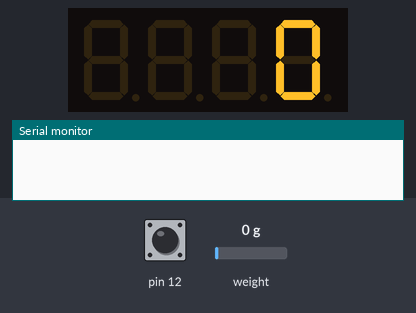
Bench run of a sketch on a simulated Arduino Uno, built with avr-gcc and run on an emulated ATmega328P. Shown: 4-digit seven-segment display, the last lines printed to the serial monitor. Inputs (shaded band) come from the test bench; at power-on: pin 12 HIGH, weight on the scale 0 g.

Above: at 2.3 s.
2.4 s: pin 12 pulled LOW for 1 s
At 3.7 s:
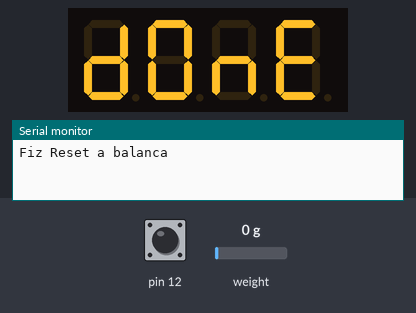
5.7 s: weight on the scale set to 100 g
At 7.4 s:
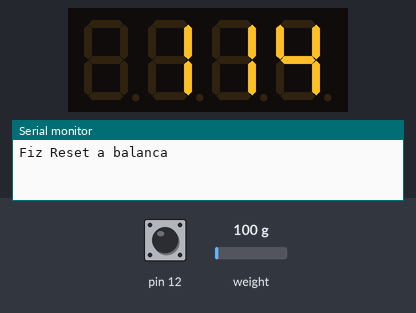
7.7 s: weight on the scale set to 1250 g
At 8.8 s:
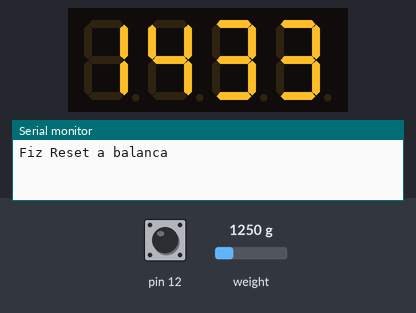
9.8 s: weight on the scale set to 2500 g
At 11.2 s:
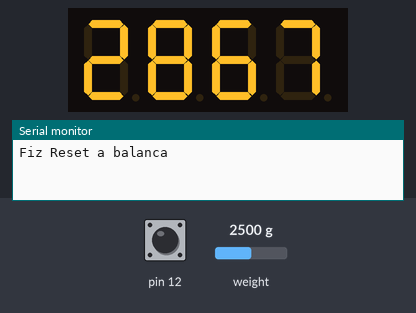
11.9 s: pin 12 pulled LOW for 3.2 s
At 13.9 s:
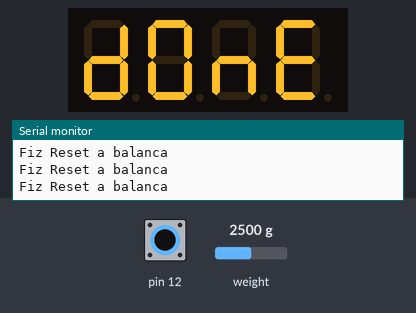
Timing chart, 0 to 15.4 s (numbered marks = the images above; inputs shaded):
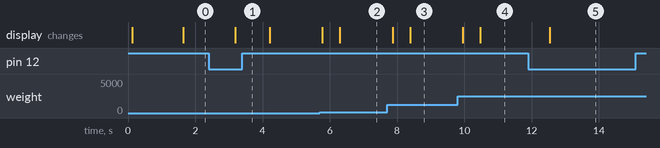

Measured:
- after the input at 2.4 s, the display: changes after 0.79 s (image 1)
- after the input at 5.7 s, the display: first changes after 0.08 s (image 2 shows a later state)
- after the input at 7.7 s, the display: first changes after 0.16 s (image 3 shows a later state)
- after the input at 9.8 s, the display: first changes after 0.15 s (image 4 shows a later state)
- after the input at 11.9 s, the display: changes after 0.64 s (image 5)

The sketch:

Scale.ino
```cpp
// TM1637-master - Version: Latest
#include <TM1637Display.h>

// LedControl - Version: Latest
//#include <LedControl.h>


// Queuetue HX711 Library - Version: Latest
#include <Q2HX711.h>

//ADC
#define SCK_PIN A3
#define DT_PIN A2
#define SCALE 100.0

//LCD
//#define CLK_LCD 9
//#define DIN_LCD 11
//#define CS_LOAD_LCD 10

#define CLK 10
#define DIO 11

#define RESET_WEIGHT_DELAY 1000

#define SCALE_CONST 366.15  //ADVALUE/gram

//Possible States
#define INIT 0
#define HOLDING_BTN 1
#define RESET_WEIGHT 2
#define WEIGHT_READING 3


//Sensor da balanca
Q2HX711 scale(DT_PIN, SCK_PIN);

//LCD
//LedControl lcd=LedControl(DIN_LCD,CLK_LCD,CS_LOAD_LCD,1);
//int refresh_rate = 250;
//char disp[8] = "";
//disp[0] = 'P';
//disp[1] = 'E';
//disp[2] = 'S';
//disp[3] = 'O';

//LCD
TM1637Display display(CLK, DIO);
const uint8_t SEG_DONE[] = {
	SEG_B | SEG_C | SEG_D | SEG_E | SEG_G,           // d
	SEG_A | SEG_B | SEG_C | SEG_D | SEG_E | SEG_F,   // O
	SEG_C | SEG_E | SEG_G,                           // n
	SEG_A | SEG_D | SEG_E | SEG_F | SEG_G            // E
	};
const uint8_t RST[] = {
	SEG_G, // -
	SEG_G, // -
	SEG_G, // -
	SEG_G  // -
	};


long scale_reading_grams = 0.0;
long scale_reading = 0.0;
long offset = 0.0;

int state=INIT;

int last_loop_time = 0;

int peso = 0;


void setup(){
  pinMode(12, INPUT_PULLUP);
  Serial.begin(9600);
  delay(100);

  display.setBrightness(7, true); // Turn on
  display.setSegments(RST);

  //faz reset ao offset. Le 10 vezes para retirar ruido da leitura
  offset = 0;
  for (int i = 0; i<10; i++){
    offset = scale.read() + offset;
  }
  offset = offset/10;

}

void loop() {

    int current_time = millis();

    //Faz monitor do botao de reset
    if (!digitalRead(12)){
      state = HOLDING_BTN;
      if(current_time - last_loop_time > RESET_WEIGHT_DELAY){
        last_loop_time = current_time;
        state = RESET_WEIGHT;
        Serial.println("Fiz Reset a balanca");
        // Done!
        display.setSegments(SEG_DONE);
        //faz reset ao offset. Le 5 vezes para retirar ruido da leitura
        offset = 0;
        for (int i = 0; i<5; i++){
          offset = scale.read() + offset;
        }
        offset = offset/5;

      }
    }else{
      state = WEIGHT_READING;
      last_loop_time = current_time;
    }

    //Faz a animacao de reset no display
    /*if(state == HOLDING_BTN){

    }*/

    //Esta em modo de leitura faz a leitura da balanca
    if (state == WEIGHT_READING && scale.readyToSend()){
      //faz reset ao offset. Le 5 vezes para retirar ruido da leitura
      scale_reading = 0;
      for (int i = 0; i<5; i++){
        scale_reading = scale.read()+scale_reading;
      }
      scale_reading = scale_reading/5;

      //Serial.println(scale_reading);
      scale_reading_grams = ((scale_reading-offset)/SCALE_CONST);
      //Serial.println(scale_reading_grams);
    }

    //Faz a escrita do peso da balanca no display
    if (state == WEIGHT_READING ){
      int peso = scale_reading_grams;
      if(peso>=0){
        display.showNumberDec(peso, false);
      }else{
        display.setSegments(RST);
      }
    }

}
```
